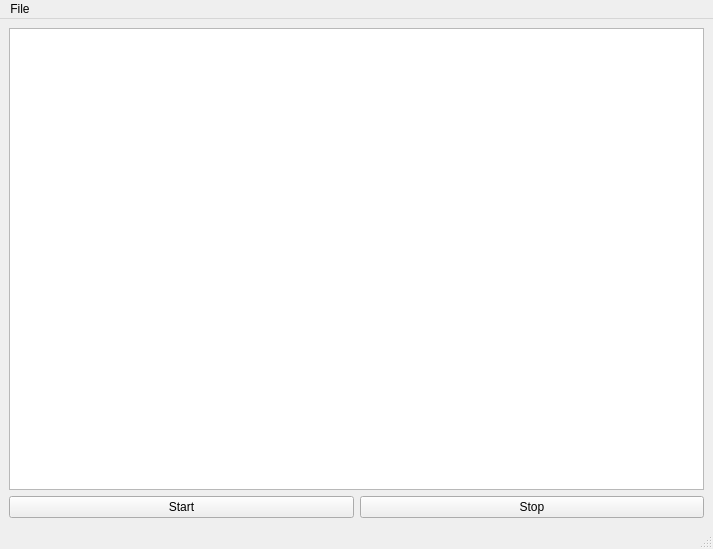
<?xml version="1.0" encoding="UTF-8"?>
<ui version="4.0">
 <class>MainWindow</class>
 <widget class="QMainWindow" name="MainWindow">
  <property name="geometry">
   <rect>
    <x>0</x>
    <y>0</y>
    <width>713</width>
    <height>549</height>
   </rect>
  </property>
  <property name="windowTitle">
   <string>MainWindow</string>
  </property>
  <widget class="QWidget" name="centralwidget">
   <layout class="QGridLayout" name="gridLayout">
    <item row="1" column="0">
     <widget class="QPushButton" name="startButton">
      <property name="text">
       <string>Start</string>
      </property>
     </widget>
    </item>
    <item row="1" column="1">
     <widget class="QPushButton" name="stopButton">
      <property name="text">
       <string>Stop</string>
      </property>
     </widget>
    </item>
    <item row="0" column="0" colspan="2">
     <widget class="PlotWidget" name="graphicsView"/>
    </item>
   </layout>
  </widget>
  <widget class="QMenuBar" name="menubar">
   <property name="geometry">
    <rect>
     <x>0</x>
     <y>0</y>
     <width>713</width>
     <height>29</height>
    </rect>
   </property>
   <widget class="QMenu" name="menuFile">
    <property name="title">
     <string>File</string>
    </property>
    <addaction name="actionSave_Plot"/>
   </widget>
   <addaction name="menuFile"/>
  </widget>
  <widget class="QStatusBar" name="statusbar"/>
  <action name="actionSave_Plot">
   <property name="text">
    <string>Save Plot</string>
   </property>
  </action>
 </widget>
 <customwidgets>
  <customwidget>
   <class>PlotWidget</class>
   <extends>QGraphicsView</extends>
   <header>pyqtgraph</header>
  </customwidget>
 </customwidgets>
 <resources/>
 <connections/>
</ui>
